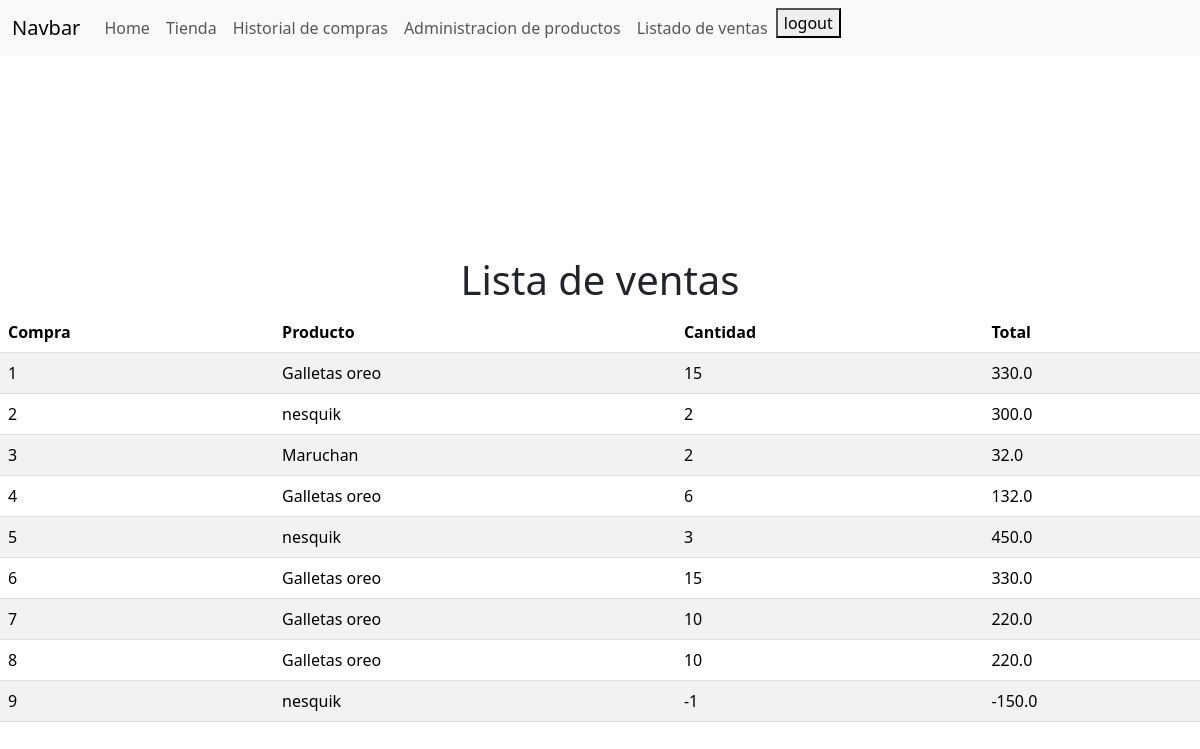
/comprar/listaVentas (signed in), run on an earlier commit of the app's database.
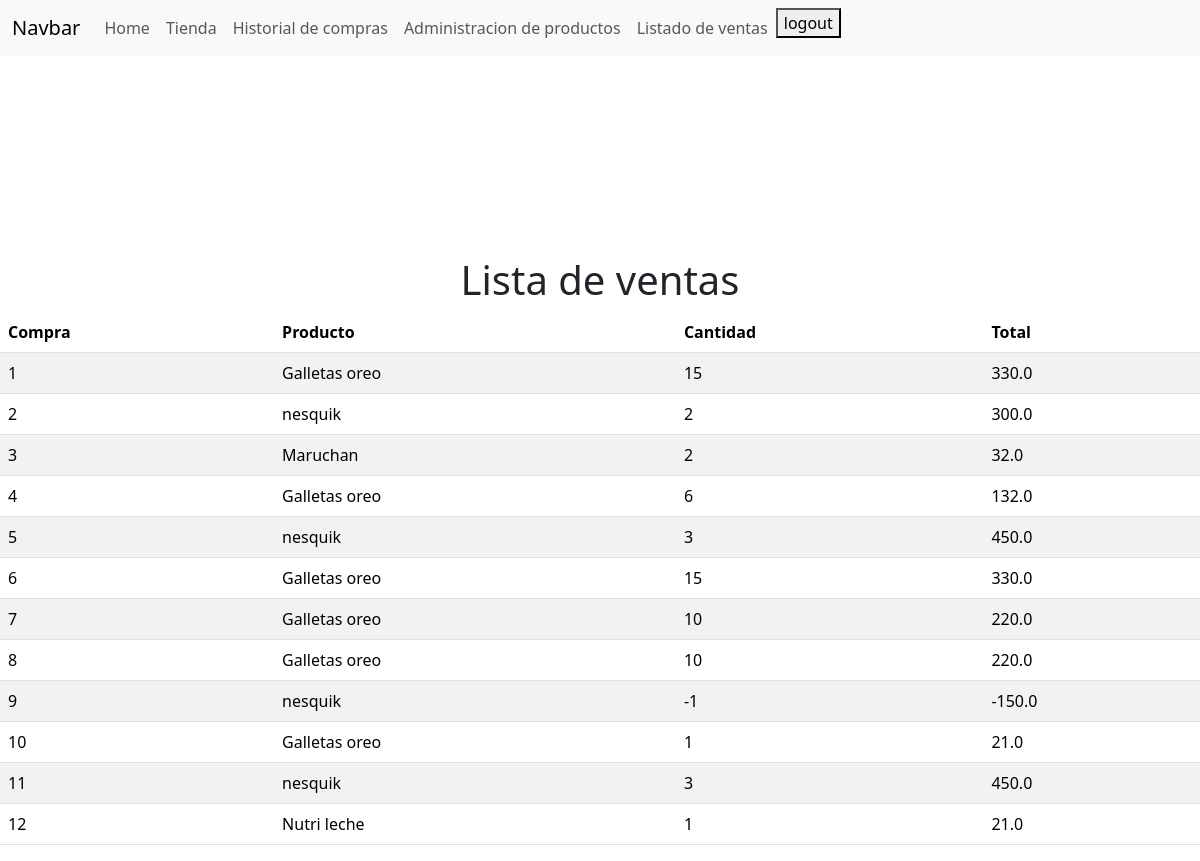
And on a later commit of the database.
### comprasApp/models.py (models this page shows, shortened)
class Compra(models.Model):
    cantidad = models.IntegerField()
    precio = models.FloatField()
    producto = models.ForeignKey(Producto, on_delete=models.CASCADE, null = False, related_name = "compras_producto")
    cliente = models.ForeignKey(User, on_delete=models.CASCADE, null= False, related_name= "compras_cliente")

### productosApp/models.py (models this page shows, shortened)
class Producto(models.Model):
    nombre = models.TextField(max_length=50)
    precio = models.FloatField()
    imagen = models.ImageField(upload_to='imagenes/', null= True, blank= True)
    class Meta:
        permissions = [("comprar_productos", "puede comprar productos"), ("administrador", "puede editar y agregar productos")]

### comprasApp/views.py (the view, shortened to what this page needs)
# urls.py: path('listaVentas', login_required(Vista_lista_ventas.as_view()), name= "listaVentas"),
class Vista_lista_ventas(PermissionRequiredMixin, TemplateView):
    permission_required = "productosApp.administrador"
    template_name = "listaVentas.html"
    def get_context_data(self):
        ventas = Compra.objects.all()
        return {
            'ventas': ventas
        }

### comprasApp/templates/listaVentas.html
{%extends "base.html"%}
{% load static %}
    {%block content%}
    <div style= "margin-top: 200px;">
        <h1 class="text-center">Lista de ventas</h1>
        <table class= "table table-striped">
            <thead>
                <th>Compra</th>
                <th>Producto</th>
                <th>Cantidad</th>
                <th>Total</th>
            </thead>
            <tbody>
                {%for venta in ventas %}
                    <tr>
                        <td>{{venta.id}}</td>
                        <td>{{venta.producto.nombre}}</td>
                        <td>{{venta.cantidad}}</td>
                        <td>{{venta.precio}}</td>
                    </tr>
                {%endfor%}
        </table>
    </div>
    {%endblock content%}

What changed in the data, as far as the page shows it:
added Compra: id "10", producto.nombre "Galletas oreo", cantidad "1", precio "21.0"
added Compra: id "11", producto.nombre "nesquik", cantidad "3", precio "450.0"
added Compra: id "12", producto.nombre "Nutri leche", cantidad "1", precio "21.0"
